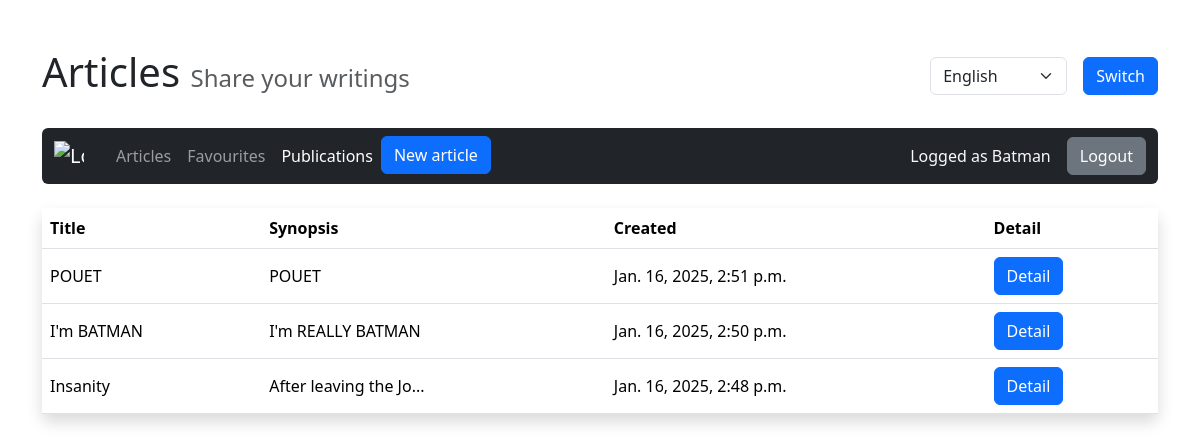
The page /publications/ (signed in) on the database its author committed.
### ex/models.py (models this page shows, shortened)
class Article(models.Model):
    title = models.CharField(max_length=64, null=False)
    author = models.ForeignKey(User, on_delete=models.CASCADE, null=False)
    created = models.DateTimeField(auto_now_add=True, null=False)
    synopsis = models.TextField(max_length=312, null=False)
    content = models.TextField(null=False)

### ex/views.py (the view)
# urls.py: path('publications/', Publications.as_view(), name='publications'),
class Publications(LoginRequiredMixin, TemplateView):
    login_url = reverse_lazy('login')
    def get(self, request, *args, **kwargs):
        articles = Article.objects.filter(author=request.user).order_by('-created')
        return render(request, 'ex/publications.html', {'articles': articles})

### ex/templates/ex/publications.html (shortened to what this page needs)
<!DOCTYPE html>
{% load i18n %}
<html lang="en">
<head>
    {% load bootstrap5 %}
    {% bootstrap_css %}
</head>
<body>
    <div class="container mt-5">
        <div class="d-flex justify-content-between align-items-center mb-4">
            <h1>{% trans "Articles" %} <small class="text-muted fs-4">{% trans "Share your writings" %}</small></h1>
            <div>
                <form method="post" action="{% url 'set_language' %}" class="d-flex align-items-center gap-3">
                    <div class="form-group mb-0">
                        <select name="language" id="language-select" class="form-select">
                            <option value="en">{% trans "English" %}</option>
                        </select>
                    </div>
                    <button type="submit" class="btn btn-primary">
                         {% trans "Switch" %}
                    </button>
                </form>
            </div>
        </div>
        <nav class="navbar navbar-expand-lg navbar-dark bg-dark mb-4 rounded">
            <div class="container-fluid">
                <a class="navbar-brand d-flex align-items-center" href="{% url 'home' %}">
                    <img src="https://img.icons8.com/?size=100&id=rXkcoEAc5lrA&format=png&color=FFFFFF" alt="{% trans 'Logo' %}" width="30" height="30" class="d-inline-block align-text-top me-2">
                </a>
                <div class="collapse navbar-collapse">
                    <ul class="navbar-nav me-auto">
                        <li class="nav-item">
                            <a class="nav-link" href="{% url 'home' %}">{% trans "Articles" %}</a>
                        </li>
                        {% if user.is_authenticated %}
                            <li class="nav-item">
                                <a class="nav-link" href="{% url 'favourites' %}">{% trans "Favourites" %}</a>
                            </li>
                            <li class="nav-item">
                                <a class="nav-link active" href="{% url 'publications' %}">{% trans "Publications" %}</a>
                            </li>
                            <li class="nav-item">
                                <a href="{% url 'publish' %}" class="btn btn-primary">{% trans "New article" %}</a>
                            </li>
                        {% else %}
                            <li class="nav-item">
                                <a class="nav-link" href="{% url 'register' %}">{% trans "Register" %}</a>
                            </li>
                        {% endif %}
                    </ul>
                    {% if user.is_authenticated %}
                        <div class="d-flex justify-content-center align-items-center gap-3">
                            <p class="text-light mb-0">{% trans "Logged as" %} {{ user.username }}</p>
                            <a href="{% url 'logout' %}">
                                <button type="submit" name="logout" class="btn btn-secondary">{% trans "Logout" %}</button>
                            </a>
                        </div>
                    {% endif %}
                </div>
            </div>
        </nav>
        <table class="table shadow rounded">
            <thead>
                <tr>
                    <th>{% trans "Title" %}</th>
                    <th>{% trans "Synopsis" %}</th>
                    <th>{% trans "Created" %}</th>
                    <th>{% trans "Detail" %}</th>
                </tr>
            </thead>
            <tbody>
                {% for article in articles %}
                <tr>
                    <td class="align-middle">{{ article.title }}</td>
                    <td class="align-middle">{{ article.synopsis|slice:":20" }}{% if article.synopsis|length > 20 %}...{% endif %}</td>
                    <td class="align-middle">{{ article.created }}</td>
                    <td class="align-middle">
                        <a href="{% url 'article_detail' article.id %}" class="btn btn-primary">{% trans "Detail" %}</a>
                    </td>
                </tr>
                {% empty %}
                <tr>
                    <td colspan="6">{% trans "No articles found." %}</td>
                </tr>
                {% endfor %}
            </tbody>
        </table>
    </div>
</body>
</html>

### rows shown on the page
Article: title "POUET", synopsis "POUET", created "Jan. 16, 2025, 2:51 p.m."
Article: title "I'm BATMAN", synopsis "I'm REALLY BATMAN", created "Jan. 16, 2025, 2:50 p.m."
Article: title "Insanity", synopsis "After leaving the Jo", created "Jan. 16, 2025, 2:48 p.m."

### other values the page prints
{{ user.username }} "Batman"
